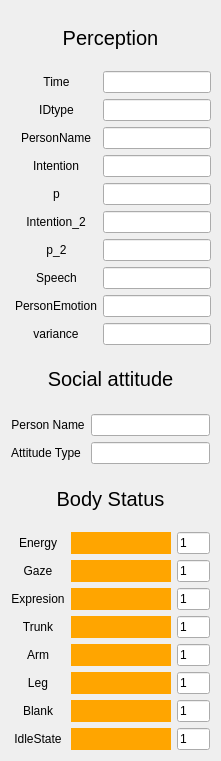
   <widget class="QWidget" name="verticalLayoutWidget">
    <property name="geometry">
     <rect>
      <x>10</x>
      <y>10</y>
      <width>221</width>
      <height>761</height>
     </rect>
    </property>
    <layout class="QVBoxLayout" name="verticalLayout_2">
     <item>
      <widget class="QLabel" name="label_36">
       <property name="font">
        <font>
         <pointsize>15</pointsize>
        </font>
       </property>
       <property name="text">
        <string>Perception</string>
       </property>
       <property name="alignment">
        <set>Qt::AlignCenter</set>
       </property>
      </widget>
     </item>
     <item>
      <layout class="QFormLayout" name="formLayout_5">
       <property name="fieldGrowthPolicy">
        <enum>QFormLayout::FieldsStayAtSizeHint</enum>
       </property>
       <property name="labelAlignment">
        <set>Qt::AlignCenter</set>
       </property>
       <property name="formAlignment">
        <set>Qt::AlignCenter</set>
       </property>
       <item row="0" column="0">
        <widget class="QLabel" name="label_28">
         <property name="text">
          <string>Time</string>
         </property>
         <property name="alignment">
          <set>Qt::AlignCenter</set>
         </property>
        </widget>
       </item>
       <item row="0" column="1">
        <widget class="QLineEdit" name="lineEdit_per_time">
         <property name="text">
          <string/>
         </property>
        </widget>
       </item>
       <item row="1" column="0">
        <widget class="QLabel" name="label_29">
         <property name="text">
          <string>IDtype</string>
         </property>
         <property name="alignment">
          <set>Qt::AlignCenter</set>
         </property>
        </widget>
       </item>
       <item row="1" column="1">
        <widget class="QLineEdit" name="lineEdit_per_person">
         <property name="text">
          <string/>
         </property>
        </widget>
       </item>
       <item row="2" column="0">
        <widget class="QLabel" name="label_34">
         <property name="text">
          <string>PersonName</string>
         </property>
         <property name="alignment">
          <set>Qt::AlignCenter</set>
         </property>
        </widget>
       </item>
       <item row="2" column="1">
        <widget class="QLineEdit" name="lineEdit_per_person_name">
         <property name="text">
          <string/>
         </property>
        </widget>
       </item>
       <item row="3" column="0">
        <widget class="QLabel" name="label_30">
         <property name="text">
          <string>Intention</string>
         </property>
         <property name="alignment">
          <set>Qt::AlignCenter</set>
         </property>
        </widget>
       </item>
       <item row="3" column="1">
        <widget class="QLineEdit" name="lineEdit_per_intention">
         <property name="text">
          <string/>
         </property>
        </widget>
       </item>
       <item row="4" column="0">
        <widget class="QLabel" name="label_31">
         <property name="text">
          <string>p</string>
         </property>
         <property name="alignment">
          <set>Qt::AlignCenter</set>
         </property>
        </widget>
       </item>
       <item row="4" column="1">
        <widget class="QLineEdit" name="lineEdit_per_p">
         <property name="text">
          <string/>
         </property>
        </widget>
       </item>
       <item row="5" column="0">
        <widget class="QLabel" name="label_75">
         <property name="text">
          <string>Intention_2</string>
         </property>
         <property name="alignment">
          <set>Qt::AlignCenter</set>
         </property>
        </widget>
       </item>
       <item row="5" column="1">
        <widget class="QLineEdit" name="lineEdit_per_intention_2">
         <property name="text">
          <string/>
         </property>
        </widget>
       </item>
       <item row="6" column="0">
        <widget class="QLabel" name="label_76">
         <property name="text">
          <string>p_2</string>
         </property>
         <property name="alignment">
          <set>Qt::AlignCenter</set>
         </property>
        </widget>
       </item>
       <item row="6" column="1">
        <widget class="QLineEdit" name="lineEdit_per_p_2">
         <property name="text">
          <string/>
         </property>
        </widget>
       </item>
       <item row="7" column="0">
        <widget class="QLabel" name="label_32">
         <property name="contextMenuPolicy">
          <enum>Qt::ActionsContextMenu</enum>
         </property>
         <property name="text">
          <string>Speech</string>
         </property>
         <property name="alignment">
          <set>Qt::AlignCenter</set>
         </property>
        </widget>
       </item>
       <item row="7" column="1">
        <widget class="QLineEdit" name="lineEdit_per_speech">
         <property name="text">
          <string/>
         </property>
        </widget>
       </item>
       <item row="8" column="0">
        <widget class="QLabel" name="label_33">
         <property name="contextMenuPolicy">
          <enum>Qt::ActionsContextMenu</enum>
         </property>
         <property name="text">
          <string>PersonEmotion</string>
         </property>
         <property name="alignment">
          <set>Qt::AlignCenter</set>
         </property>
        </widget>
       </item>
       <item row="8" column="1">
        <widget class="QLineEdit" name="lineEdit_per_personEmotion">
         <property name="text">
          <string/>
         </property>
        </widget>
       </item>
       <item row="9" column="0">
        <widget class="QLabel" name="label_77">
         <property name="contextMenuPolicy">
          <enum>Qt::ActionsContextMenu</enum>
         </property>
         <property name="text">
          <string>variance</string>
         </property>
         <property name="alignment">
          <set>Qt::AlignCenter</set>
         </property>
        </widget>
       </item>
       <item row="9" column="1">
        <widget class="QLineEdit" name="lineEdit_per_var">
         <property name="text">
          <string/>
         </property>
        </widget>
       </item>
      </layout>
     </item>
     <item>
      <widget class="QLabel" name="label_37">
       <property name="font">
        <font>
         <pointsize>15</pointsize>
        </font>
       </property>
       <property name="text">
        <string>Social attitude</string>
       </property>
       <property name="alignment">
        <set>Qt::AlignCenter</set>
       </property>
      </widget>
     </item>
     <item>
      <layout class="QFormLayout" name="formLayout_6">
       <property name="formAlignment">
        <set>Qt::AlignCenter</set>
       </property>
       <item row="0" column="0">
        <widget class="QLabel" name="label_44">
         <property name="text">
          <string>Person Name</string>
         </property>
         <property name="alignment">
          <set>Qt::AlignCenter</set>
         </property>
        </widget>
       </item>
       <item row="0" column="1">
        <widget class="QLineEdit" name="lineEdit_attitude_person_name">
         <property name="text">
          <string/>
         </property>
        </widget>
       </item>
       <item row="1" column="0">
        <widget class="QLabel" name="label_35">
         <property name="text">
          <string>Attitude Type</string>
         </property>
         <property name="alignment">
          <set>Qt::AlignCenter</set>
         </property>
        </widget>
       </item>
       <item row="1" column="1">
        <widget class="QLineEdit" name="lineEdit_attitude_attitude">
         <property name="text">
          <string/>
         </property>
        </widget>
       </item>
      </layout>
     </item>
     <item>
      <widget class="QLabel" name="label_18">
       <property name="font">
        <font>
         <pointsize>15</pointsize>
        </font>
       </property>
       <property name="text">
        <string>Body Status</string>
       </property>
       <property name="alignment">
        <set>Qt::AlignCenter</set>
       </property>
      </widget>
     </item>
     <item>
      <layout class="QGridLayout" name="gridLayout_3" columnstretch="1,3,1">
       <property name="sizeConstraint">
        <enum>QLayout::SetMinimumSize</enum>
       </property>
       <item row="4" column="2">
        <widget class="QLineEdit" name="lineEdit_body5">
         <property name="text">
          <string>1</string>
         </property>
        </widget>
       </item>
       <item row="0" column="2">
        <widget class="QLineEdit" name="lineEdit_body1">
         <property name="text">
          <string>1</string>
         </property>
        </widget>
       </item>
       <item row="3" column="1">
        <widget class="QProgressBar" name="progressBar_body4">
         <property name="styleSheet">
          <string notr="true">QProgressBar::chunk{background:orange}</string>
         </property>
         <property name="value">
          <number>100</number>
         </property>
         <property name="textVisible">
          <bool>false</bool>
         </property>
        </widget>
       </item>
       <item row="5" column="1">
        <widget class="QProgressBar" name="progressBar_body6">
         <property name="styleSheet">
          <string notr="true">QProgressBar::chunk{background:orange}</string>
         </property>
         <property name="value">
          <number>100</number>
         </property>
         <property name="textVisible">
          <bool>false</bool>
         </property>
        </widget>
       </item>
       <item row="6" column="1">
        <widget class="QProgressBar" name="progressBar_body7">
         <property name="styleSheet">
          <string notr="true">QProgressBar::chunk{background:orange}</string>
         </property>
         <property name="value">
          <number>100</number>
         </property>
         <property name="textVisible">
          <bool>false</bool>
         </property>
        </widget>
       </item>
       <item row="5" column="2">
        <widget class="QLineEdit" name="lineEdit_body6">
         <property name="text">
          <string>1</string>
         </property>
        </widget>
       </item>
       <item row="7" column="1">
        <widget class="QProgressBar" name="progressBar_body8_atwork">
         <property name="styleSheet">
          <string notr="true">QProgressBar::chunk{background:orange}</string>
         </property>
         <property name="value">
          <number>100</number>
         </property>
         <property name="textVisible">
          <bool>false</bool>
         </property>
        </widget>
       </item>
       <item row="3" column="2">
        <widget class="QLineEdit" name="lineEdit_body4">
         <property name="text">
          <string>1</string>
         </property>
        </widget>
       </item>
       <item row="0" column="1">
        <widget class="QProgressBar" name="progressBar_body1">
         <property name="maximumSize">
          <size>
           <width>1400</width>
           <height>16777215</height>
          </size>
         </property>
         <property name="styleSheet">
          <string notr="true">QProgressBar::chunk{background:orange}</string>
         </property>
         <property name="value">
          <number>100</number>
         </property>
         <property name="textVisible">
          <bool>false</bool>
         </property>
        </widget>
       </item>
       <item row="1" column="2">
        <widget class="QLineEdit" name="lineEdit_body2">
         <property name="text">
          <string>1</string>
         </property>
        </widget>
       </item>
       <item row="1" column="1">
        <widget class="QProgressBar" name="progressBar_body2">
         <property name="styleSheet">
          <string notr="true">QProgressBar::chunk{background:orange}</string>
         </property>
         <property name="value">
          <number>100</number>
         </property>
         <property name="textVisible">
          <bool>false</bool>
         </property>
        </widget>
       </item>
       <item row="4" column="1">
        <widget class="QProgressBar" name="progressBar_body5">
         <property name="styleSheet">
          <string notr="true">QProgressBar::chunk{background:orange}</string>
         </property>
         <property name="value">
          <number>100</number>
         </property>
         <property name="textVisible">
          <bool>false</bool>
         </property>
        </widget>
       </item>
       <item row="6" column="2">
        <widget class="QLineEdit" name="lineEdit_body7">
         <property name="text">
          <string>1</string>
         </property>
        </widget>
       </item>
       <item row="2" column="1">
        <widget class="QProgressBar" name="progressBar_body3">
         <property name="styleSheet">
          <string notr="true">QProgressBar::chunk{background:orange}</string>
         </property>
         <property name="value">
          <number>100</number>
         </property>
         <property name="textVisible">
          <bool>false</bool>
         </property>
        </widget>
       </item>
       <item row="2" column="2">
        <widget class="QLineEdit" name="lineEdit_body3">
         <property name="text">
          <string>1</string>
         </property>
        </widget>
       </item>
       <item row="7" column="2">
        <widget class="QLineEdit" name="lineEdit_body8">
         <property name="text">
          <string>1</string>
         </property>
        </widget>
       </item>
       <item row="0" column="0">
        <widget class="QLabel" name="label_43">
         <property name="text">
          <string>Energy</string>
         </property>
         <property name="alignment">
          <set>Qt::AlignCenter</set>
         </property>
        </widget>
       </item>
       <item row="1" column="0">
        <widget class="QLabel" name="label_49">
         <property name="text">
          <string>Gaze</string>
         </property>
         <property name="alignment">
          <set>Qt::AlignCenter</set>
         </property>
        </widget>
       </item>
       <item row="2" column="0">
        <widget class="QLabel" name="label_50">
         <property name="text">
          <string>Expresion</string>
         </property>
         <property name="alignment">
          <set>Qt::AlignCenter</set>
         </property>
        </widget>
       </item>
       <item row="3" column="0">
        <widget class="QLabel" name="label_51">
         <property name="text">
          <string>Trunk</string>
         </property>
         <property name="alignment">
          <set>Qt::AlignCenter</set>
         </property>
        </widget>
       </item>
       <item row="4" column="0">
        <widget class="QLabel" name="label_52">
         <property name="contextMenuPolicy">
          <enum>Qt::ActionsContextMenu</enum>
         </property>
         <property name="text">
          <string>Arm</string>
         </property>
         <property name="alignment">
          <set>Qt::AlignCenter</set>
         </property>
        </widget>
       </item>
       <item row="5" column="0">
        <widget class="QLabel" name="label_53">
         <property name="contextMenuPolicy">
          <enum>Qt::ActionsContextMenu</enum>
         </property>
         <property name="text">
          <string>Leg</string>
         </property>
         <property name="alignment">
          <set>Qt::AlignCenter</set>
         </property>
        </widget>
       </item>
       <item row="6" column="0">
        <widget class="QLabel" name="label_54">
         <property name="contextMenuPolicy">
          <enum>Qt::ActionsContextMenu</enum>
         </property>
         <property name="text">
          <string>Blank</string>
         </property>
         <property name="alignment">
          <set>Qt::AlignCenter</set>
         </property>
        </widget>
       </item>
       <item row="7" column="0">
        <widget class="QLabel" name="label_55">
         <property name="contextMenuPolicy">
          <enum>Qt::ActionsContextMenu</enum>
         </property>
         <property name="text">
          <string>IdleState</string>
         </property>
         <property name="alignment">
          <set>Qt::AlignCenter</set>
         </property>
        </widget>
       </item>
      </layout>
     </item>
    </layout>
   </widget>
